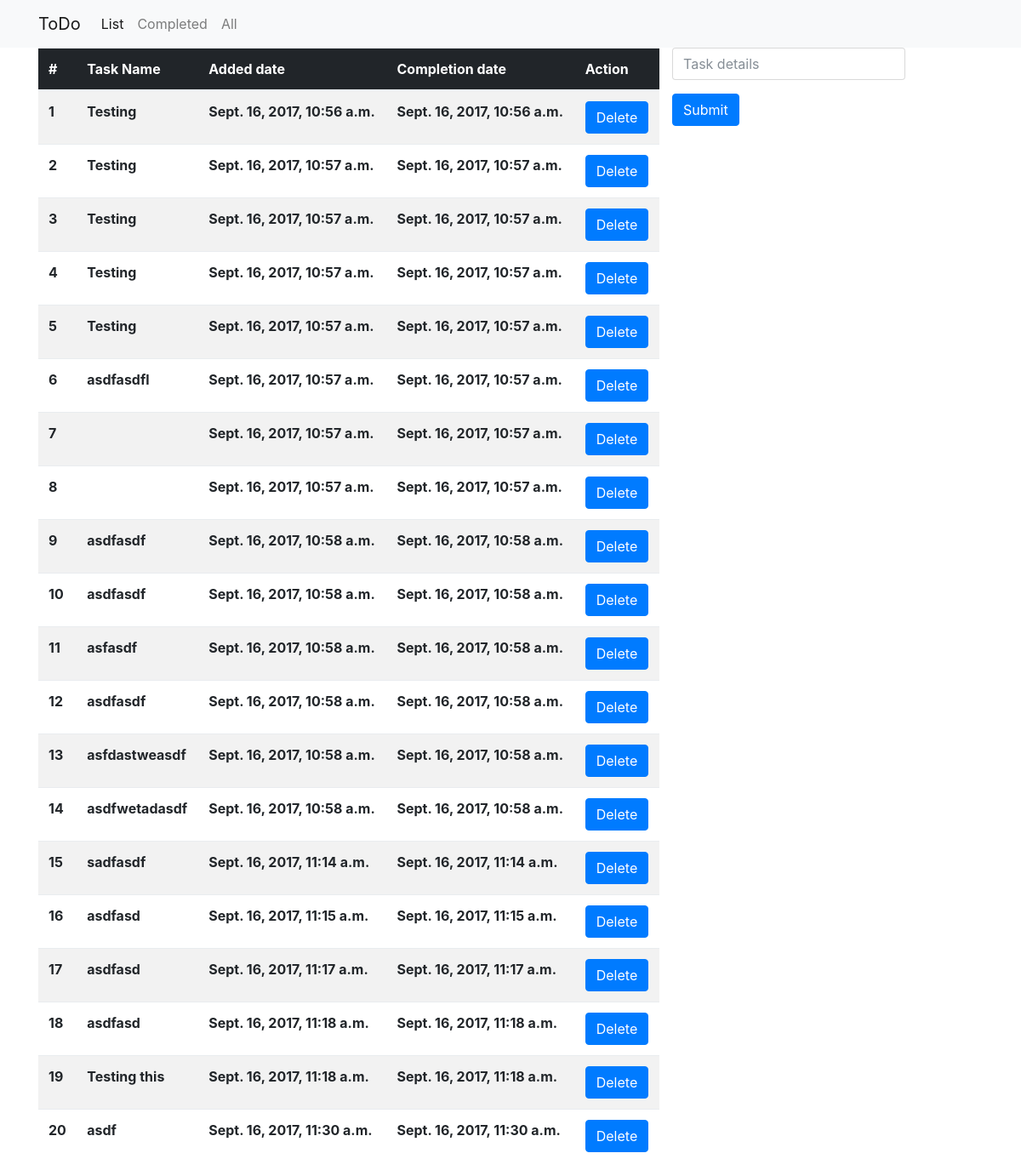
Page /todo/ on the earlier database version.
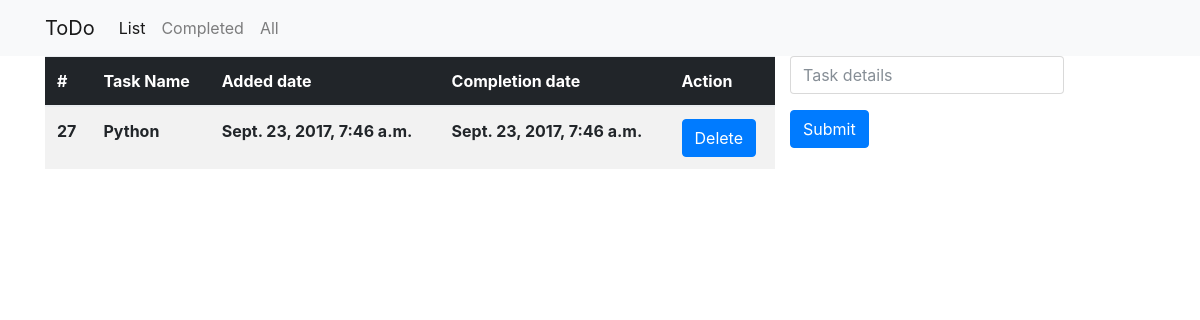
Same page on the later database version.
### app_todo/models.py (models this page shows, shortened)
class tasks(models.Model):
    task_text = models.CharField(max_length=500)
    added_date = models.DateTimeField('added date')
    completed_date = models.DateTimeField('completed date', blank=True)
    state = models.IntegerField(default=-1)

### app_todo/views.py (the view)
def index(request):
    layouts_tasks = tasks.objects.filter(state=-1)
    output = [t for t in layouts_tasks]
    if output is not None:
        context = {'list_tasks' : output}
        return render(request, 'index.html', context)
    else:
        context = {'nothing': 'Nothing to print'}
        return render(request, 'index.html', context)

### app_todo/templates/index.html (shortened to what this page needs)
{% include 'layouts/header.html' %}
<div class="container">
    <div class="row">
        <div class="col-8">
        {% if list_tasks %}
            <table class="table table-striped">
                <thead class="thead-inverse">
                    <th> # </th>
                    <th> Task Name </th>
                    <th> Added date </th>
                    <th> Completion date </th>
                    <th> Action </th>
                </thead>
                <tbody>
                    {% for task in list_tasks %}
                    <tr>
                        <th scope="row"> {{ task.id }} </th>
                        <th> {{ task.task_text}} </th>
                        <th> {{ task.added_date }} </th>
                        <th> {{ task.completed_date }} </th>
                        <th>
                            <a class="btn btn-primary" name='id' id='id' href="delete/{{task.id}}"> Delete
                            </a>  </th>
                        </tr>
                        {% endfor %}
                    </tbody>
                </table>
            {% else %}
                <h3> Nothing to display !!</h3>
            {% endif %}
            </div>
            <div class="col">
                <div class="row">
                    <form action="add" method="post">
                        <div class="form-group">
                            <input type="text" class="form-control" name="task_text" id="task_text" placeholder="Task details" required>
                        </div>
                        <button type="submit" class="btn btn-primary"> Submit </button>
                    </form>
                </div>
            </div>
        </div>
    </div>

Differences in the rows shown:
removed tasks: id "1", task_text "Testing", added_date "Sept. 16, 2017, 10:56 a.m.", completed_date "Sept. 16, 2017, 10:56 a.m."
removed tasks: id "2", task_text "Testing", added_date "Sept. 16, 2017, 10:57 a.m.", completed_date "Sept. 16, 2017, 10:57 a.m."
removed tasks: id "3", task_text "Testing", added_date "Sept. 16, 2017, 10:57 a.m.", completed_date "Sept. 16, 2017, 10:57 a.m."
removed tasks: id "4", task_text "Testing", added_date "Sept. 16, 2017, 10:57 a.m.", completed_date "Sept. 16, 2017, 10:57 a.m."
removed tasks: id "5", task_text "Testing", added_date "Sept. 16, 2017, 10:57 a.m.", completed_date "Sept. 16, 2017, 10:57 a.m."
removed tasks: id "6", task_text "asdfasdfl", added_date "Sept. 16, 2017, 10:57 a.m.", completed_date "Sept. 16, 2017, 10:57 a.m."
removed tasks: id "7", added_date "Sept. 16, 2017, 10:57 a.m.", completed_date "Sept. 16, 2017, 10:57 a.m."
removed tasks: id "8", added_date "Sept. 16, 2017, 10:57 a.m.", completed_date "Sept. 16, 2017, 10:57 a.m."
removed tasks: id "9", task_text "asdfasdf", added_date "Sept. 16, 2017, 10:58 a.m.", completed_date "Sept. 16, 2017, 10:58 a.m."
removed tasks: id "10", task_text "asdfasdf", added_date "Sept. 16, 2017, 10:58 a.m.", completed_date "Sept. 16, 2017, 10:58 a.m."
removed tasks: id "11", task_text "asfasdf", added_date "Sept. 16, 2017, 10:58 a.m.", completed_date "Sept. 16, 2017, 10:58 a.m."
removed tasks: id "12", task_text "asdfasdf", added_date "Sept. 16, 2017, 10:58 a.m.", completed_date "Sept. 16, 2017, 10:58 a.m."
removed tasks: id "13", task_text "asfdastweasdf", added_date "Sept. 16, 2017, 10:58 a.m.", completed_date "Sept. 16, 2017, 10:58 a.m."
removed tasks: id "14", task_text "asdfwetadasdf", added_date "Sept. 16, 2017, 10:58 a.m.", completed_date "Sept. 16, 2017, 10:58 a.m."
removed tasks: id "15", task_text "sadfasdf", added_date "Sept. 16, 2017, 11:14 a.m.", completed_date "Sept. 16, 2017, 11:14 a.m."
removed tasks: id "16", task_text "asdfasd", added_date "Sept. 16, 2017, 11:15 a.m.", completed_date "Sept. 16, 2017, 11:15 a.m."
removed tasks: id "17", task_text "asdfasd", added_date "Sept. 16, 2017, 11:17 a.m.", completed_date "Sept. 16, 2017, 11:17 a.m."
removed tasks: id "18", task_text "asdfasd", added_date "Sept. 16, 2017, 11:18 a.m.", completed_date "Sept. 16, 2017, 11:18 a.m."
removed tasks: id "19", task_text "Testing this", added_date "Sept. 16, 2017, 11:18 a.m.", completed_date "Sept. 16, 2017, 11:18 a.m."
removed tasks: id "20", task_text "asdf", added_date "Sept. 16, 2017, 11:30 a.m.", completed_date "Sept. 16, 2017, 11:30 a.m."
added tasks: id "27", task_text "Python", added_date "Sept. 23, 2017, 7:46 a.m.", completed_date "Sept. 23, 2017, 7:46 a.m."
